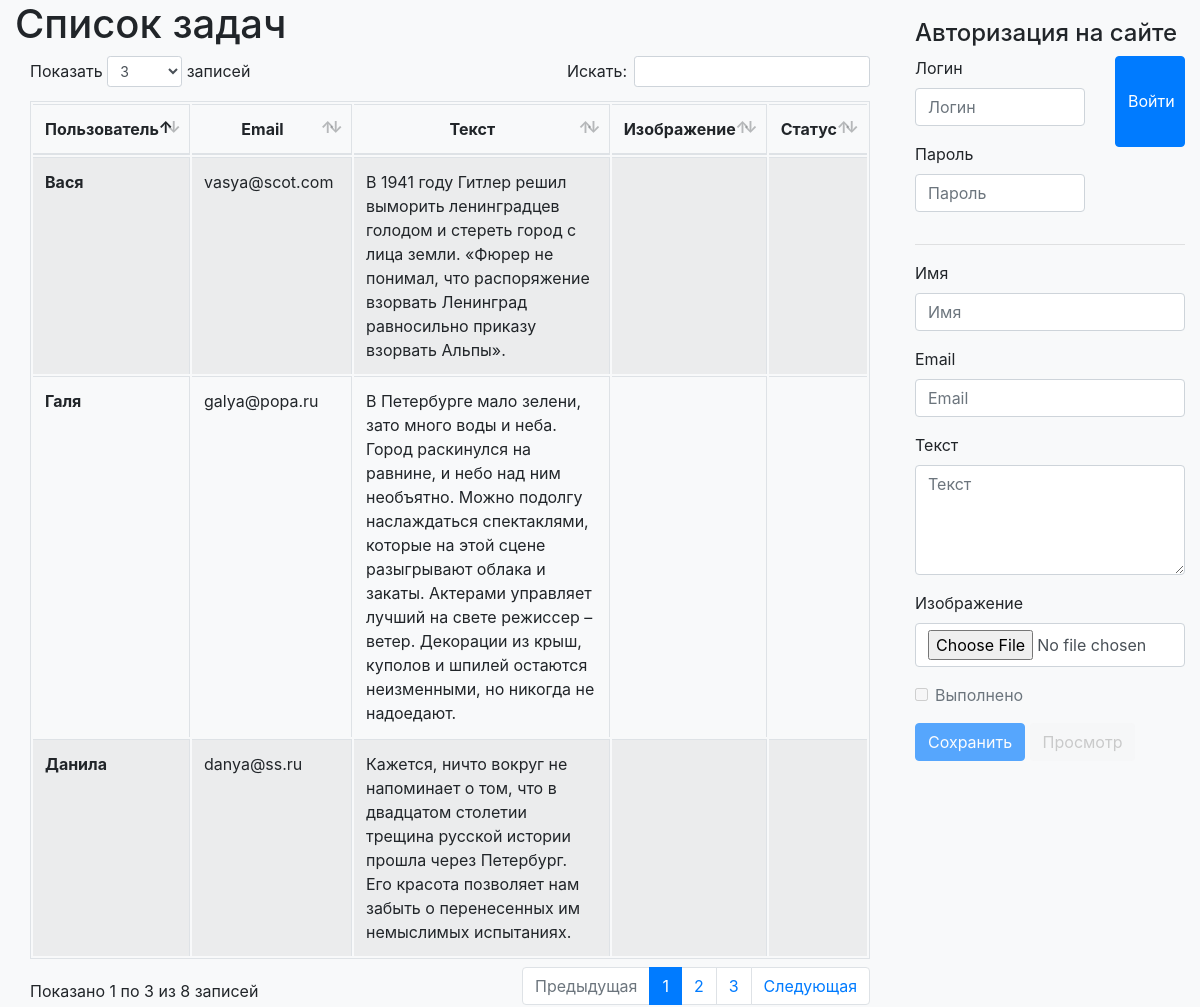
The page / on the database its author committed.
### utask/models.py (models this page shows)
class tasks(models.Model):
    user_name   = models.CharField(u'Имя пользователя', max_length=100)
    user_email  = models.EmailField(u'Email')
    text        = models.TextField(u'Текст задачи')
    image       = ProcessedImageField(
        upload_to='upload',
        processors=[ResizeToFill(320, 240)],
        format='JPEG',
        options={'quality': 100},
        verbose_name=u'Путь до изображения')
    complete    = models.BooleanField(u'Выполнено', default=False)
    datetime_add= models.DateTimeField(u'Дата и время добавления', auto_now_add=True)
    datetime_upd= models.DateTimeField(u'Дата и время обновления', auto_now=True)
    class Meta:
        verbose_name = u'Задача'
        verbose_name_plural = u'Список задач'

### utask/views.py (the view)
# urls.py: url(r'^$', getlist_task, name="get_task"),
def getlist_task(request):      #page_id=1):
    return render(request, 'task_list.html', {'form':form_task,'list_task':tasks.objects.all(),'user':request.user})

### utask/templatetags/alltags.py (called while the page is built)
@register.inclusion_tag('templatetags/auth.html')
def login_form_tags(user):
    return {'user': user, 'form':LoginForm}

### utask/templates/task_list.html (shortened to what this page needs)
{% extends 'base.html' %}
{% load bootstrap4 alltags staticfiles static imagekit %}
{% block title %}Список задач{% endblock %}
{% block content %}
    <div class="row">
        <div class="col-9 table-responsive divsortTable">
            <table class="table table-striped table-bordered" id="sortTable" >
                <thead>
                    <tr class="text-center">
                        <th width="15%">Пользователь</th>
                        <th width="15%">Email</th>
                        <th width="50%">Текст</th>
                        <th width="15%">Изображение</th>
                        <th width="5%">Статус</th>
                    </tr>
                </thead>
                <tbody>
                    {% for task in list_task %}
                        <tr id="obj_{{ task.id }}" onclick="location.href = '{% url 'task:change_task' task.id %}';">
                            <td><strong>{{ task.user_name }}</strong></td>
                            <td>{{ task.user_email }}</td>
                            <td>{{ task.text }}</td>
                            <td class="text-center">
                            </td>
                            <td class="text-center">
                            </td>
                        </tr>
                    {% endfor %}
                </tbody>
            </table>
        </div>
        <div class="col-3">
            {% login_form_tags user  %}
            <hr/>
            {% include 'templatetags/addtask_form.html' %}
        </div>
    </div>
{% endblock %}

### utask/templates/base.html (shortened to what this page needs)
{% load staticfiles bootstrap4 %}
<!doctype html>
<html lang="en">
    <head>
        <link href="{% static "static/css/bootstrap.min.css" %}" rel="stylesheet">
        <link href="{% static "static/css/font-awesome.min.css" %}" rel="stylesheet">
        <link rel="stylesheet" href="{% static "static/css/dataTables.bootstrap4.min.css" %}">
    </head>
    <body class="bg-light" onload="loadPage()">
        <div class="container-fluid">
            <div>
                <h1>{% block title %}{% endblock %}</h1>
            </div>
            <div class="row">
                <div class="col-md-12">
                    {% block content %}{% endblock %}
                </div>
            </div>
        </div>
    </body>
</html>

### utask/templates/templatetags/auth.html (shortened to what this page needs)
{% load bootstrap4 %}
{% if user.is_authenticated %}
    <div class="row" style="margin-top: -40px;">
        <div class="col-8">
            Добро пожаловать<br/>
            <strong>{{ user.last_name }} {{ user.first_name|truncatewords:2 }}</strong>
        </div>
        <div class="col-4">
            <a class="btn btn-secondary" href="{% url 'logout' %}"> Выход</a>
        </div>
        <hr/>
    </div>
{% else %}
    <div>
        <h4 style="margin-top: -37px;">Авторизация на сайте</h4>
        <form action="{% url 'login' %}" method="post">
            <div class="row">
                <div class="col-8">
                    {% bootstrap_form form layout='inline' %}
                </div>
                <div class="col-4">
                    {% buttons %}
                        <button type="submit" class="btn btn-primary" style="width: 100%; height: 91px;">
                            Войти
                        </button>
                    {% endbuttons %}
                </div>
            </div>
        </form>
    </div>
{% endif %}

### utask/templates/templatetags/addtask_form.html (shortened to what this page needs)
{% load bootstrap4 %}
<form action="{% url 'task:add_task' %}" method="post" enctype="multipart/form-data">
    {% bootstrap_form form layout='inline' %}
    {% buttons %}
        <button type="submit" class="btn btn-primary" style="text-align: right" id="btn_submit">
            Сохранить
        </button>
        <button type="button" class="btn btn-default" data-toggle="modal"  id="btn_preview" data-target="#exampleModal">
            Просмотр
        </button>
    {% endbuttons %}
    </form>

### rows shown on the page
tasks: user_name "Галя", user_email "galya@popa.ru", text "В Петербурге мало зелени, зато много воды и неба. Город раскинулся на равнине, и небо над ним необъятно. Можно подолгу наслаждаться спектаклями, которые на этой сцене разыгрывают облака и закаты. Актерами управляет лучший на свете режиссер – ветер. Декорации из крыш, куполов и шпилей остаются неизменными, но никогда не надоедают."
tasks: user_name "Вася", user_email "vasya@scot.com", text "В 1941 году Гитлер решил выморить ленинградцев голодом и стереть город с лица земли. «Фюрер не понимал, что распоряжение взорвать Ленинград равносильно приказу взорвать Альпы»."
tasks: user_name "Данила", user_email "danya@ss.ru", text "Кажется, ничто вокруг не напоминает о том, что в двадцатом столетии трещина русской истории прошла через Петербург. Его красота позволяет нам забыть о перенесенных им немыслимых испытаниях."
